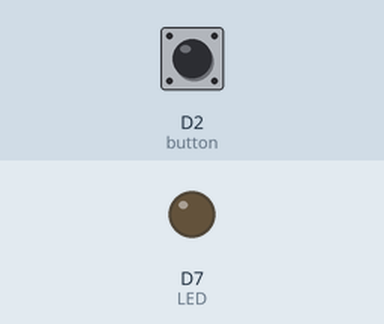
Recording of a sketch running on a simulated Particle Photon. Shown: output pins drawn as LEDs (lit = HIGH). The test bench sets the inputs (shaded band); at power-on: D2 (button) LOW.

Above: at 1.2 s.
1.3 s: D2 (button) pulled HIGH for 0.15 s
At 1.37 s:
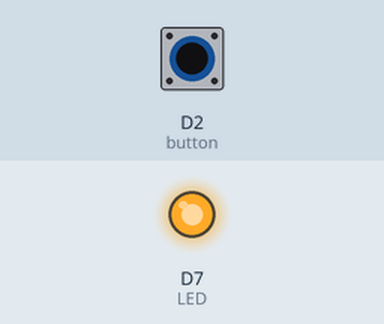
2.9 s: D2 (button) pulled HIGH for 3.2 s
At 7.4 s:
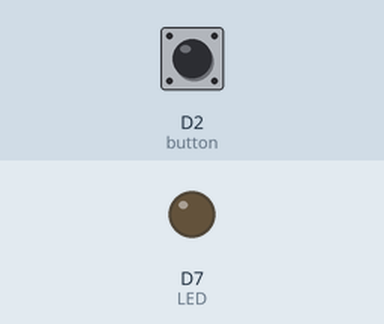
Timing chart, 0 to 8.9 s (numbered marks = the images above; inputs shaded):
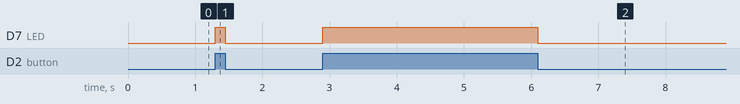

The sketch:

syncbox.ino
```cpp
 #define UDP_Rx_Size 512 //the size of the receive (Rx) UDP array that we
                               //use to store incoming data.


int button = D2;                      // button is connected to D0
int LED = D7;                         // LED is connected to D1
unsigned int localPort = 12354;
char buffer[] = {0xA, 0xD, 0xA, 0xC, 0x0, 0xC, 0xD, 0xF};
UDP Udp;
IPAddress broadcast(255, 255, 255, 255);
int c = 0;
int d = 0;
const int numerSend = 3;
bool sendSync = true;
bool onByUDP = false;

static IPAddress senderIPAddress; //the IP address of the sender, from the last received data packet
static uint8_t UDP_Rx[UDP_Rx_Size]; //the UDP buffer for incoming data
static int senderPort; //the port of the sender, from the last received data packet


SYSTEM_MODE(MANUAL); //manual mode means the Photon does NOT automatically connect to the cloud, and we have to establish connnectivity and maintain it with calls to Particle.process(). We

void setup()
{
    WifiSetup();
  pinMode(LED, OUTPUT);               // sets pin as output
  pinMode(button, INPUT_PULLDOWN );    // sets pin as input
  Udp.begin(localPort);
}

void loop()
{
  // blink the LED as long as the button is pressed
  if (!onByUDP){
      if(digitalRead(button) == HIGH) {
          d = 0;
        digitalWrite(LED, HIGH);          // sets the LED on
        if (sendSync){
            buffer[4] = 0x1;
            if (Udp.sendPacket(buffer, 7, broadcast, localPort) < 0) {
               Particle.publish("Error");
               digitalWrite(LED, LOW);
            }
            c++;
            if (c>=numerSend){
                sendSync=false;
                c = 0;
            }
        }
      }else{

        //sendSync = true;
        if (!sendSync){
            buffer[4] = 0x0;
            if (Udp.sendPacket(buffer, 7, broadcast, localPort) < 0) {
               Particle.publish("Error");
               digitalWrite(LED, LOW);
            }
            d++;
            if (d>=numerSend){
                sendSync=true;
                d = 0;
            }
        }
        c = 0;
        digitalWrite(LED, LOW);           // sets the LED off

      }
  }
  checkForReceivedUDPData();
}
/*
void WifiSetup() {

  IPAddress myAddress(192,168,0,125);
  IPAddress netmask(255,255,255,0);
  IPAddress gateway(192,168,0,1);
  IPAddress dns(192,168,0,1);
  WiFi.setStaticIP(myAddress, netmask, gateway, dns);

  // now let's use the configured IP
  WiFi.useStaticIP();
  WiFi.connect(); //use stored credentials (loaded onto the Particle Photon) to try to connect to WiFi
  while(!WiFi.ready()){;} //block until this Photon has been assigned an IP address. We may need to do this on a Local Area Network.
}*/

void WifiSetup(/* arguments */) {
  int lasDir;
  // if(IAMLEFT==1){
  //   lasDir = 102;
  // } else {
  //   lasDir = 103;
  // }
  // IPAddress myAddress(192,168,0,lasDir);
  // IPAddress netmask(255,255,255,0);
  // IPAddress gateway(192,168,0,1);
  // IPAddress dns(192,168,0,1);
  // WiFi.setStaticIP(myAddress, netmask, gateway, dns);
  //
  // // now let's use the configured IP
  // WiFi.useStaticIP();
  WiFi.useDynamicIP();
  WiFi.connect(); //use stored credentials (loaded onto the Particle Photon) to try to connect to WiFi
  while(!WiFi.ready()){;} //block until this Photon has been assigned an IP address. We may need to do this on a Local Area Network.
}

void checkForReceivedUDPData() {


  // Check if UDP data has been received
  uint16_t receivedPacketSize = Udp.parsePacket(); // prepares the packet to be read, and returns the size of the packet

  if (receivedPacketSize > 0) { //if we do have UDP data waiting to be read
    //respond to received UDP data
                //digitalWrite(LED, HIGH);

    readIncomingUDPData(receivedPacketSize); //read incoming UDP data from buffer
    interpretReceivedUDPData(receivedPacketSize); //take any necessary action from incoming UDP data
  }
}

/*

Function: readIncomingUDPData()

Parameters: none

Returns: none

Description: Reads UDP data sent from the master shoe Photon. Stores the data in
the UDP_Rx buffer.

Notes:

*/
void readIncomingUDPData(uint16_t receivedPacketSize){

  // Store sender ip and port
  senderIPAddress = Udp.remoteIP();
  senderPort = Udp.remotePort();

  // Read in all waiting data from the UDP buffer
  while(Udp.available()) { //if there is still data in the Rx UDP buffer
    Udp.read(UDP_Rx, receivedPacketSize); //read a character into the Rx buffer
  }

} //end readIncomingUDPData()


/*

Function: interpretReceivedUDPData()

Parameters: none

Returns: none

Description: Responds to incoming UDP data

Notes:

*/
void interpretReceivedUDPData(uint16_t receivedPacketSize){

    if((UDP_Rx[0]==0xA) & (UDP_Rx[1]==0xD) & (UDP_Rx[2]==0xA) & (UDP_Rx[3]==0xC)){ //if this UDP data packet is from the "master" microcontroller or PC
        digitalWrite(LED, UDP_Rx[4]==1);
        onByUDP = UDP_Rx[4]==1;
        //digitalWrite(LED, HIGH);
    }
}
```

Measured:
- after the input at 1.3 s, D7 (LED): LOW → HIGH at once, → LOW 0.15 s later
- after the input at 2.9 s, D7 (LED): LOW → HIGH at once, → LOW 3.2 s later
